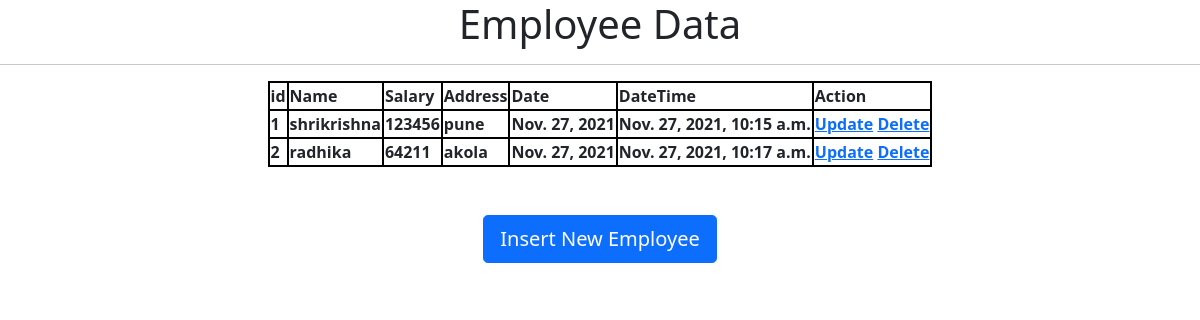
The page / on the database its author committed.
### curdapp/models.py (models this page shows)
class EmployeeModel(models.Model):
    Employee_id = models.IntegerField()
    Employee_Name = models.CharField(max_length=100)
    Employee_Salary = models.IntegerField()
    Employee_Address = models.CharField(max_length=225)
    Date = models.DateField(auto_now_add=True)
    Date_Time = models.DateTimeField(auto_now_add=True)

### curdapp/views.py (the view)
# urls.py: path('',views.show_data),
def show_data(request):
    employee = EmployeeModel.objects.all()
    return render(request,'curdapp/data_all.html',{'employee':employee})

### templates/curdapp/data_all.html
{%extends 'curdapp/base.html'%}
{%block base_block%}
<div>
    <h1 align="center">Employee Data</h1>
    <hr>
    <table align="center">
        <thead>
            <th>id</th>
            <th>Name</th>
            <th>Salary</th>
            <th>Address</th>
            <th>Date</th>
            <th>DateTime</th>
            <th>Action</th>
        </thead>
    {%for i in employee%}
        <tr>
            <td><b>{{i.Employee_id}}</b></td>
            <td><b>{{i.Employee_Name}}</b></td>
            <td><b>{{i.Employee_Salary}}</b></td>
            <td><b>{{i.Employee_Address}}</b></td>
            <td><b>{{i.Date}}</b></td>
            <td><b>{{i.Date_Time}}</b></td>
            <td><b><a href="update/{{i.id}}">Update</a> <a href="delete/{{i.id}}">Delete</a></b></td>
        </tr>
    {%endfor%}
    </table>
    <br><br>
    <p align="center"><a href="create/" class="btn btn-primary btn-lg">Insert New Employee</a></p>
</div>
{%endblock%}

### templates/curdapp/base.html (shortened to what this page needs)
<!DOCTYPE html>
<html lang="en">
<head>
<link href="https://cdn.jsdelivr.net/npm/bootstrap@5.0.2/dist/css/bootstrap.min.css" rel="stylesheet">
</head>
<body>
{%block base_block%}
{%endblock%}
</body>
</html>

### templates/curdapp/base.html (style rules this page uses)
table, th, td { border: 2px solid black; }

### rows shown on the page
EmployeeModel: Employee_id "1", Employee_Name "shrikrishna", Employee_Salary "123456", Employee_Address "pune", Date "Nov. 27, 2021", Date_Time "Nov. 27, 2021, 10:15 a.m."
EmployeeModel: Employee_id "2", Employee_Name "radhika", Employee_Salary "64211", Employee_Address "akola", Date "Nov. 27, 2021", Date_Time "Nov. 27, 2021, 10:17 a.m."
